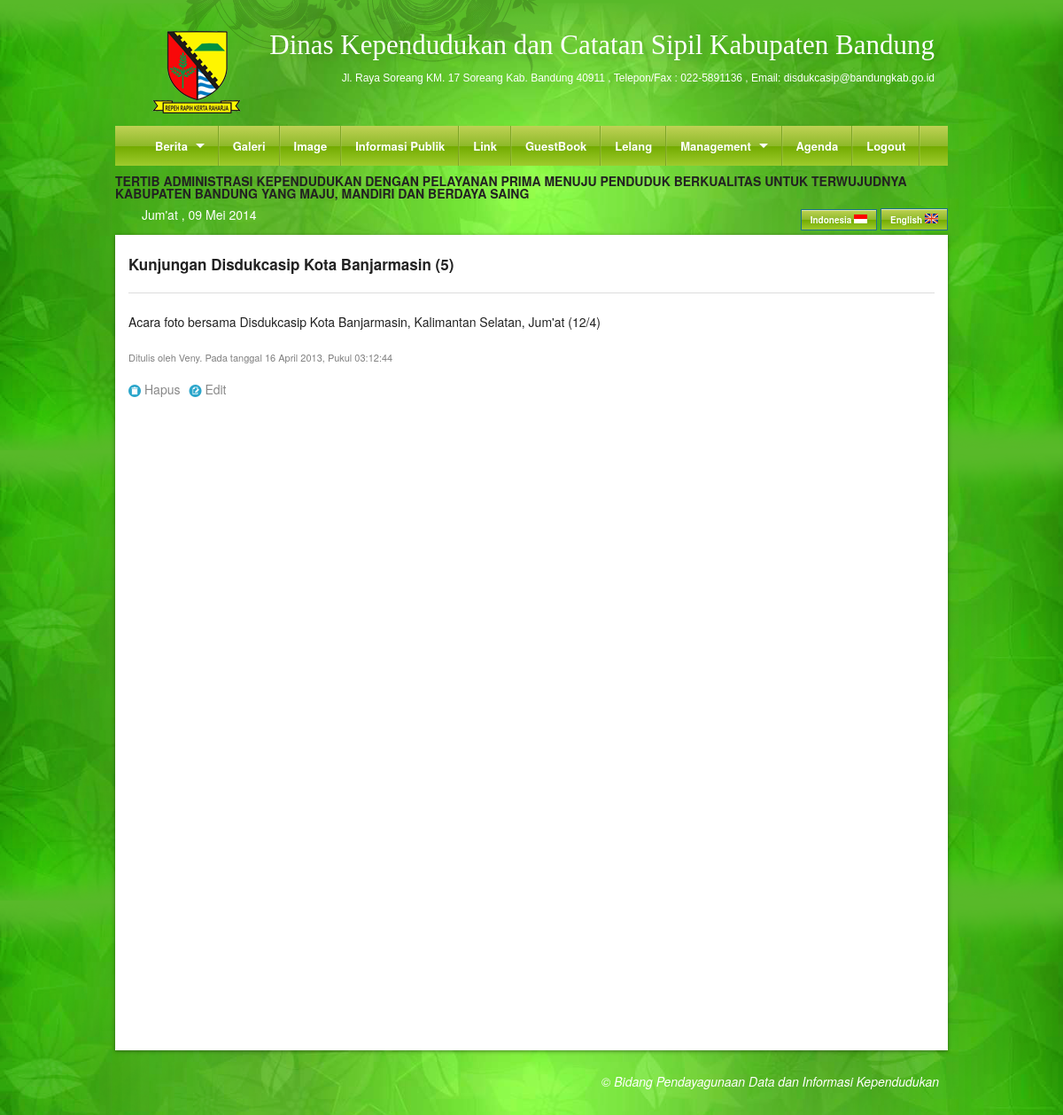
The app's page /DetailGaleri/21 (signed in) with its own data.
### tables this page shows
CREATE TABLE `content` (
  `home_indo` text,
  `home_ing` text,
  `profile_indo` text,
  `profile_ing` text,
  `kk_indo` text,
  `kk_ing` text,
  `ktp_indo` text,
  `ktp_ing` text,
  `lahir_indo` text,
  `lahir_ing` text,
  `kawin_indo` text,
  `kawin_ing` text,
  `cerai_indo` text,
  `cerai_ing` text,
  `rusak_indo` text,
  `rusak_ing` text,
  `mati_indo` text,
  `mati_ing` text,
  `landasan_indo` text,
  `landasan_ing` text,
  `marquee_indo` text,
  `marquee_ing` text,
  `kami_indo` text,
  `kami_ing` text
);

CREATE TABLE `galeri` (
  `IdGaleri` int(6) NOT NULL AUTO_INCREMENT,
  `Tanggal` datetime DEFAULT NULL,
  `Judul` varchar(50) NOT NULL,
  `Narasi` text NOT NULL,
  `Penulis` varchar(50) NOT NULL,
  `JudulEnglish` varchar(50) DEFAULT NULL,
  `NarasiEnglish` text,
  PRIMARY KEY (`IdGaleri`)
);

### Proses/Database.php (called while the page is built, shortened)
<?php
class DB{
        var $Result;
        function doExec($sqlstr){
                 if (!$this->Result = mysql_query($sqlstr)){
                       print "Query Error :" .mysql_error();
                       Exit;
                 }
        }
        function doArray(){
                 return $this->Rec = mysql_fetch_array($this->Result);
        }
}
?>

### Proses/ArsenLibrary.php (called while the page is built, shortened)
<?php
include_once("Database.php");
class arsenlexdorf extends DB{
function pilih($table,$where,$id){
   $row=count($where);
   $sql = "Select * from ".$table." where ";
   for($i=0;$i<=$row;$i++){
     $sql .= $where[$i];
        if($i<$row-1){
             $sql .= " = ".$id[$i]." and ";
        }else if ($i == $row){
            $sql.= " = ".$id[$i-1]." ";
            }
     }
    $this->doExec($sql);
}
}
?>

### Content/SA/DetailGaleri.php (the view)
<?php
include_once("Proses/ArsenLibrary.php");
$arsen  =   new arsenlexdorf;
$table  =   "galeri";
$where  =   array("IdGaleri");
$id     =   array($id);
$arsen->pilih($table,$where,$id);
$array  =   $arsen->doArray();
$exp = explode(" ",$array['Tanggal']);
$get = explode("-",$exp[0]);
$date = mktime(0,0,0,$get[1],$get[2],$get[0]);
if($array['Penulis'] == ""){
    $uploader = "-";
}else{
    $uploader = ucwords($array['Penulis']);
}
echo "<h5>".$array[2]."</h5><hr/>";
echo "<p>".$array[3]."<p>";
echo "<span style='font-size: 11px;' class='abu'>Ditulis oleh ".$uploader.". Pada tanggal ".date("d F Y",$date).", Pukul ".$exp[1]."</span><br>";
?>
<p>
    <a href="/ConfirmDeleteGaleri/<?php echo $array[0];?>" class="icon foundicon-trash"></a>
    <a href="/ConfirmEditGaleri/<?php echo $array[0];?>" class="icon foundicon-edit"></a>
</p>

### Content/User/search.php (shortened to what this page needs)
<?php
$hari   =   date("D");
switch($hari){
    case "Fri":
    $namaHari="Jum'at";
    break;
}
$month=date("m");
    switch($month){
        case "05":
        $bulan  ="Mei";
        break;
}
$tanggal    =   date("d");
$tahun  =   date("Y");
?>
<div>
<marquee direction="left" scrollamount="6" >
<?php
include_once("Proses/ArsenLibrary.php");
$sqlx    =   "select marquee_indo from content";
$queryx  =   mysql_query($sqlx);
$arrayx  =   mysql_fetch_array($queryx);
echo $arrayx[0];
?>
</marquee>
</div>
<div>
<div class="nine columns">
<div class="nine columns" style=" padding: 10px 0px 5px 15px; color: white;"><?php echo "$namaHari , $tanggal $bulan $tahun"; ?></div>
</div>
<div class="three columns bahasa">
<a href="<?php echo $base_url; ?>/indonesia.php" class="button small tiny greengloss">Indonesia <img src="<?php echo $base_url; ?>/images/indonesia.png" /></a>
<a href="<?php echo $base_url; ?>/english.php" class="button small tiny greengloss">English  <img src="<?php echo $base_url; ?>/images/english.png" /></a>
</div>
</div>

### stylesheets/style.css (style rules this page uses)
body { background: url(../images/bg/bg3.png) #58b929; background-size:contain; }
.bahasa { color: white; padding: 10px 0px 5px 0px; text-align: right; }
.bahasa a { color: white; }
.abu { color: grey; }

### stylesheets/color.css (style rules this page uses)
.greengloss { background: #bfd255; background: -moz-linear-gradient(top, #bfd255 0%, #8eb92a 50%, #72aa00 51%, #9ecb2d 100%); background: -webkit-gradient(linear, left top, left bottom, color-stop(0%,#bfd255), color-stop(50%,#8eb92a), color-stop(51%,#72aa00), color-stop(100%,#9ecb2d)); background: -webkit-linear-gradient(top, #bfd255 0%,#8eb92a 50%,#72aa00 51%,#9ecb2d 100%); background: -o-linear-gradient(top, #bfd255 0%,#8eb92a 50%,#72aa00 51%,#9ecb2d 100%); background: -ms-linear-gradient(top, #bfd255 0%,#8eb92a 50%,#72aa00 51%,#9ecb2d 100%); background: linear-gradient(to bottom, #bfd255 0%,#8eb92a 50%,#72aa00 51%,#9ecb2d 100%); filter: progid:DXImageTransform.Microsoft.gradient( startColorstr='#bfd255', endColorstr='#9ecb2d',GradientType=0 ); }

### records on screen
content: marquee_indo "TERTIB ADMINISTRASI KEPENDUDUKAN DENGAN PELAYANAN PRIMA MENUJU PENDUDUK BERKUALITAS UNTUK TERWUJUDNYA KABUPATEN BANDUNG YANG MAJU, MANDIRI DAN BERDAYA SAING"
galeri: Judul "Kunjungan Disdukcasip Kota Banjarmasin (5)", Narasi "Acara foto bersama Disdukcasip Kota Banjarmasin, Kalimantan Selatan, Jum'at (12/4)", Penulis "Veny", Tanggal "16 April 2013", Tanggal "03:12:44"

### other values on screen
$namaHari "Jum'at"
$bulan "Mei"
